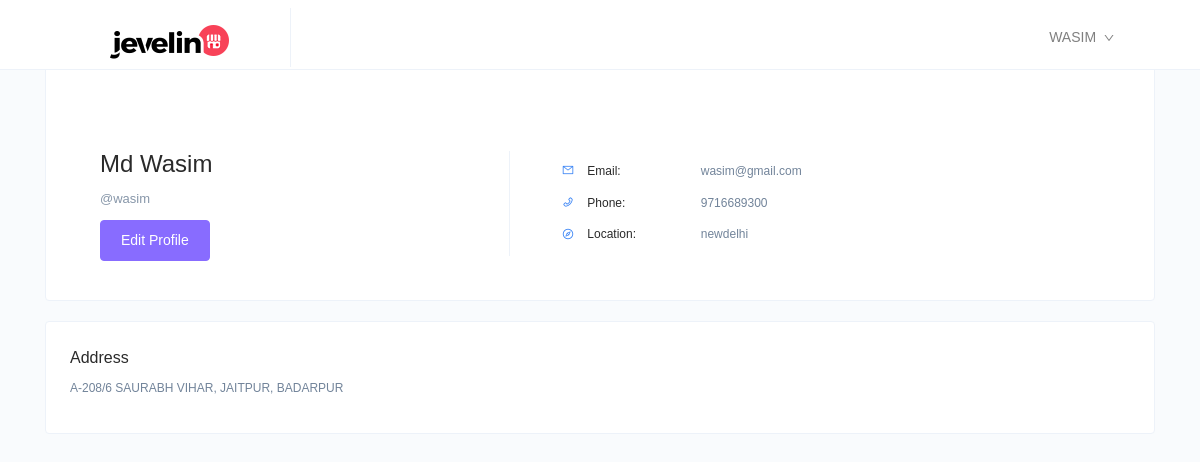
Page /myProfile.php (signed in) on the committed database.
### tables this page shows
CREATE TABLE IF NOT EXISTS `users_data` (
  `id` int(11) NOT NULL AUTO_INCREMENT,
  `userId` int(11) NOT NULL,
  `username` varchar(255) NOT NULL,
  `name` varchar(255) NOT NULL,
  `phone` bigint(20) NOT NULL,
  `pincode` int(11) NOT NULL,
  `state` varchar(255) NOT NULL,
  `locality` varchar(255) NOT NULL,
  `address` varchar(255) NOT NULL,
  `address_type` varchar(255) NOT NULL,
  PRIMARY KEY (`id`)
);

CREATE TABLE IF NOT EXISTS `users` (
  `id` int(11) NOT NULL AUTO_INCREMENT,
  `username` varchar(255) NOT NULL,
  `email` varchar(255) NOT NULL,
  `password` varchar(255) NOT NULL,
  PRIMARY KEY (`id`),
  UNIQUE KEY `username` (`username`),
  UNIQUE KEY `email` (`email`)
);

### myProfile.php (the view, shortened to what this page needs)
<?php
include_once("includes/config.php");
include_once("includes/checkout_header.php");
?>
<?php
$sql = " SELECT * FROM `users_data`  WHERE userId='$userID'";
$sqlEmail = " SELECT email FROM `users_data` FULL JOIN `users` WHERE users.id='$userID'";
$resultEmail = $conn->query($sqlEmail);
$rowEmail = $resultEmail->fetch_assoc();
$result = $conn->query($sql);
if ($result->num_rows > 0) {
    while ($row = $result->fetch_assoc()) {
?>
        <div class="main-content pt-5">
            <div class="container  m-t-10">
                <div class="card pt-5">
                    <div class="card-body">
                        <div class="row align-items-center">
                            <div class="col-md-5">
                                <div class="d-md-flex align-items-center">
                                    <div class="text-center text-sm-left m-v-15 p-l-30">
                                        <h2 class="m-b-5"><?php echo $row['name']; ?></h2>
                                        <p class="text-opacity font-size-13">@<?php echo $row['username']; ?></p>
                                        <button class="btn btn-secondary">Edit Profile</button>
                                    </div>
                                </div>
                            </div>
                            <div class="col-md-5">
                                <div class="row">
                                    <div class="d-md-block d-none border-left col-1"></div>
                                    <div class="col">
                                        <ul class="list-unstyled m-t-10">
                                            <li class="row">
                                                <p class="col-sm-4 col-4 font-weight-semibold text-dark m-b-5">
                                                    <i class="m-r-10 text-primary anticon anticon-mail"></i>
                                                    <span>Email: </span>
                                                </p>
                                                <p class="col font-weight-semibold"> <?php echo $rowEmail['email']; ?></p>
                                            </li>
                                            <li class="row">
                                                <p class="col-sm-4 col-4 font-weight-semibold text-dark m-b-5">
                                                    <i class="m-r-10 text-primary anticon anticon-phone"></i>
                                                    <span>Phone: </span>
                                                </p>
                                                <p class="col font-weight-semibold"> <?php echo $row['phone']; ?></p>
                                            </li>
                                            <li class="row">
                                                <p class="col-sm-4 col-5 font-weight-semibold text-dark m-b-5">
                                                    <i class="m-r-10 text-primary anticon anticon-compass"></i>
                                                    <span>Location: </span>
                                                </p>
                                                <p class="col font-weight-semibold"> <?php echo $row['state']; ?></p>
                                            </li>
                                        </ul>
                                    </div>
                                </div>
                            </div>
                        </div>
                    </div>
                </div>
                <div class="row">
                    <div class="col-md-12">
                        <div class="card">
                            <div class="card-body">
                                <h5>Address</h5>
                                <p><?php echo $row['address']; ?></p>
                            </div>
                        </div>
                    </div>
                </div>
            </div>
        </div>
<?php
    }
}
?>
<?php include("includes/viewOrderFooter.php"); ?>

### css/style.css (style rules this page uses)
html { scroll-behavior: smooth; }
* { margin: 0; padding: 0; box-sizing: border-box; font-family: 'Montserrat', sans-serif; }
p { font-size: 12px; line-height: 1.9; }

### rows in the picture
users_data: name "Md Wasim", username "wasim", userId.email "wasim@gmail.com", phone "9716689300", state "newdelhi", address "A-208/6 SAURABH VIHAR, JAITPUR, BADARPUR"

### other values in the picture
$_SESSION['username'] "WASIM"
